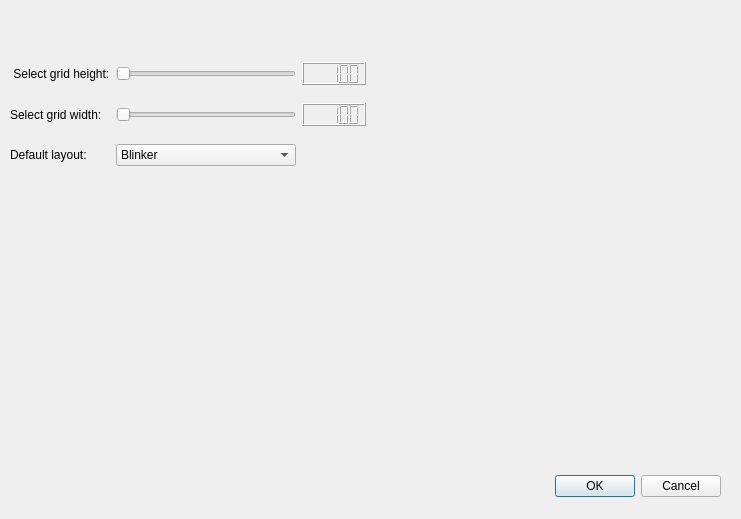
<?xml version="1.0" encoding="UTF-8"?>
<ui version="4.0">
 <class>Dialog</class>
 <widget class="QDialog" name="Dialog">
  <property name="geometry">
   <rect>
    <x>0</x>
    <y>0</y>
    <width>741</width>
    <height>519</height>
   </rect>
  </property>
  <property name="windowTitle">
   <string>Dialog</string>
  </property>
  <widget class="QDialogButtonBox" name="buttonBox">
   <property name="geometry">
    <rect>
     <x>380</x>
     <y>470</y>
     <width>341</width>
     <height>32</height>
    </rect>
   </property>
   <property name="orientation">
    <enum>Qt::Horizontal</enum>
   </property>
   <property name="standardButtons">
    <set>QDialogButtonBox::Cancel|QDialogButtonBox::Ok</set>
   </property>
  </widget>
  <widget class="QWidget" name="gridLayoutWidget">
   <property name="geometry">
    <rect>
     <x>10</x>
     <y>50</y>
     <width>356</width>
     <height>130</height>
    </rect>
   </property>
   <layout class="QGridLayout" name="gridLayout">
    <item row="1" column="0">
     <widget class="QLabel" name="label_2">
      <property name="text">
       <string>Select grid width:</string>
      </property>
     </widget>
    </item>
    <item row="0" column="1">
     <widget class="QSlider" name="heightSlider">
      <property name="minimum">
       <number>100</number>
      </property>
      <property name="maximum">
       <number>400</number>
      </property>
      <property name="value">
       <number>100</number>
      </property>
      <property name="orientation">
       <enum>Qt::Horizontal</enum>
      </property>
     </widget>
    </item>
    <item row="0" column="0">
     <widget class="QLabel" name="label">
      <property name="text">
       <string> Select grid height:</string>
      </property>
     </widget>
    </item>
    <item row="1" column="2">
     <widget class="QLCDNumber" name="widthLcdNumber">
      <property name="autoFillBackground">
       <bool>true</bool>
      </property>
      <property name="styleSheet">
       <string notr="true"/>
      </property>
      <property name="intValue" stdset="0">
       <number>100</number>
      </property>
     </widget>
    </item>
    <item row="0" column="2">
     <widget class="QLCDNumber" name="heightLcdNumber">
      <property name="autoFillBackground">
       <bool>true</bool>
      </property>
      <property name="intValue" stdset="0">
       <number>100</number>
      </property>
     </widget>
    </item>
    <item row="1" column="1">
     <widget class="QSlider" name="widthSlider">
      <property name="minimum">
       <number>100</number>
      </property>
      <property name="maximum">
       <number>400</number>
      </property>
      <property name="value">
       <number>100</number>
      </property>
      <property name="orientation">
       <enum>Qt::Horizontal</enum>
      </property>
     </widget>
    </item>
    <item row="2" column="1">
     <widget class="QComboBox" name="comboBox">
      <item>
       <property name="text">
        <string>Blinker</string>
       </property>
      </item>
      <item>
       <property name="text">
        <string>Block</string>
       </property>
      </item>
      <item>
       <property name="text">
        <string>Glider</string>
       </property>
      </item>
      <item>
       <property name="text">
        <string>Gosper glider gun</string>
       </property>
      </item>
      <item>
       <property name="text">
        <string>C heptomino</string>
       </property>
      </item>
      <item>
       <property name="text">
        <string>Biloaf</string>
       </property>
      </item>
      <item>
       <property name="text">
        <string>Octagon II</string>
       </property>
      </item>
      <item>
       <property name="text">
        <string>Copperhead</string>
       </property>
      </item>
      <item>
       <property name="text">
        <string>Diamond 4 8 12</string>
       </property>
      </item>
     </widget>
    </item>
    <item row="2" column="0">
     <widget class="QLabel" name="label_3">
      <property name="text">
       <string>Default layout:</string>
      </property>
     </widget>
    </item>
   </layout>
  </widget>
 </widget>
 <resources/>
 <connections>
  <connection>
   <sender>buttonBox</sender>
   <signal>accepted()</signal>
   <receiver>Dialog</receiver>
   <slot>accept()</slot>
   <hints>
    <hint type="sourcelabel">
     <x>248</x>
     <y>254</y>
    </hint>
    <hint type="destinationlabel">
     <x>157</x>
     <y>274</y>
    </hint>
   </hints>
  </connection>
  <connection>
   <sender>buttonBox</sender>
   <signal>rejected()</signal>
   <receiver>Dialog</receiver>
   <slot>reject()</slot>
   <hints>
    <hint type="sourcelabel">
     <x>316</x>
     <y>260</y>
    </hint>
    <hint type="destinationlabel">
     <x>286</x>
     <y>274</y>
    </hint>
   </hints>
  </connection>
  <connection>
   <sender>heightSlider</sender>
   <signal>sliderReleased()</signal>
   <receiver>Dialog</receiver>
   <slot>update()</slot>
   <hints>
    <hint type="sourcelabel">
     <x>259</x>
     <y>97</y>
    </hint>
    <hint type="destinationlabel">
     <x>370</x>
     <y>259</y>
    </hint>
   </hints>
  </connection>
  <connection>
   <sender>widthSlider</sender>
   <signal>sliderReleased()</signal>
   <receiver>Dialog</receiver>
   <slot>update()</slot>
   <hints>
    <hint type="sourcelabel">
     <x>259</x>
     <y>137</y>
    </hint>
    <hint type="destinationlabel">
     <x>370</x>
     <y>259</y>
    </hint>
   </hints>
  </connection>
  <connection>
   <sender>widthSlider</sender>
   <signal>valueChanged(int)</signal>
   <receiver>widthLcdNumber</receiver>
   <slot>display(int)</slot>
   <hints>
    <hint type="sourcelabel">
     <x>206</x>
     <y>107</y>
    </hint>
    <hint type="destinationlabel">
     <x>307</x>
     <y>107</y>
    </hint>
   </hints>
  </connection>
  <connection>
   <sender>heightSlider</sender>
   <signal>valueChanged(int)</signal>
   <receiver>heightLcdNumber</receiver>
   <slot>display(int)</slot>
   <hints>
    <hint type="sourcelabel">
     <x>206</x>
     <y>70</y>
    </hint>
    <hint type="destinationlabel">
     <x>307</x>
     <y>70</y>
    </hint>
   </hints>
  </connection>
  <connection>
   <sender>comboBox</sender>
   <signal>activated(int)</signal>
   <receiver>Dialog</receiver>
   <slot>update()</slot>
   <hints>
    <hint type="sourcelabel">
     <x>206</x>
     <y>154</y>
    </hint>
    <hint type="destinationlabel">
     <x>370</x>
     <y>259</y>
    </hint>
   </hints>
  </connection>
 </connections>
</ui>
